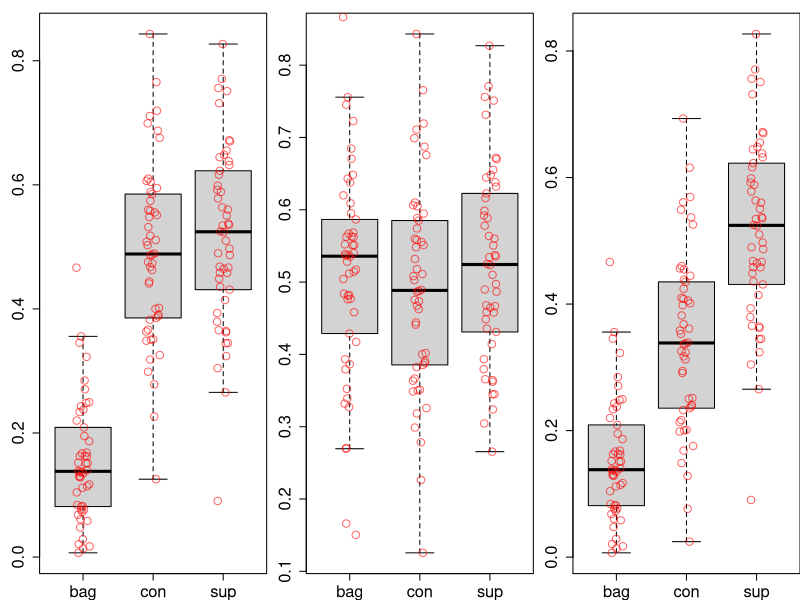
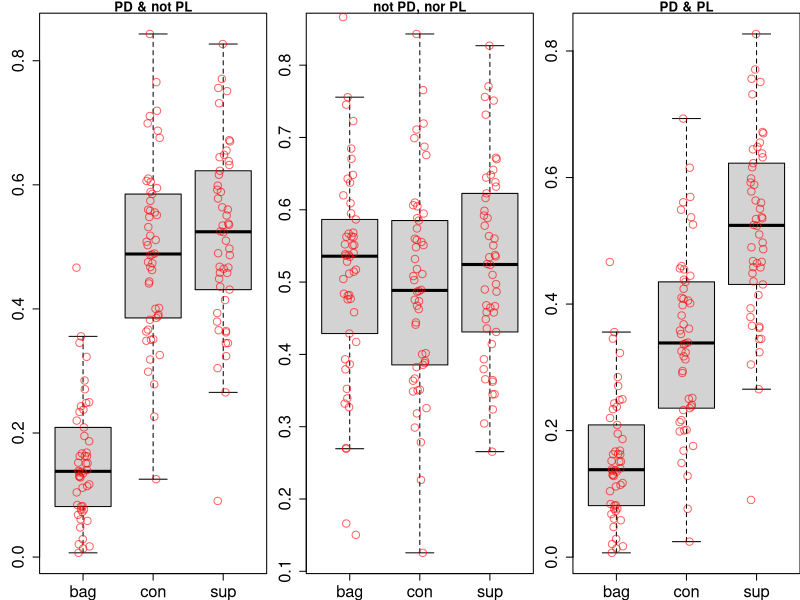

The R source for these figures, in order:
## ---- chunk 1
library(data.table)

generate_data <- function(n, mean_bag, mean_con, mean_sup, sd, title = ""){
  set.seed(321)
  dt <- data.table(bag = rnorm(n = n, mean = mean_bag, sd = sd),
                   con = rnorm(n = n, mean = mean_con, sd = sd),
                   sup = rnorm(n = n, mean = mean_sup, sd = sd))
  dt2 <- melt(dt, measure.vars = 1:3)
  dt2[, value := abs(value)]
  boxplot(value ~ variable, 
          data = dt2, 
          outline = FALSE, 
          main = title, 
          cex.axis = 1.5)
  stripchart(value ~ variable, data = dt2,
             method = "jitter",
             jitter = 0.1,
             pch = 21,
             col = rgb(1,0,0, alpha = 0.6),
             cex = 1.5,
             vertical = TRUE,
             add = TRUE)
}
par(mfrow = c(1,3), mar = c(b=2,l=3,t=1,r=0))
generate_data(n = 50, mean_bag = 0.1, mean_con = 0.5, mean_sup = 0.5, sd = 0.15)
generate_data(n = 50, mean_bag = 0.5, mean_con = 0.5, mean_sup = 0.5, sd = 0.15)
generate_data(n = 50, mean_bag = 0.1, mean_con = 0.35, mean_sup = 0.5, sd = 0.15)
## ---- chunk 2
par(mfrow = c(1,3), mar = c(b=2,l=3,t=1,r=0))
generate_data(n = 50, mean_bag = 0.1, mean_con = 0.5, mean_sup = 0.5, sd = 0.15, 
              title = "PD & not PL")
generate_data(n = 50, mean_bag = 0.5, mean_con = 0.5, mean_sup = 0.5, sd = 0.15,
              title = "not PD, nor PL")
generate_data(n = 50, mean_bag = 0.1, mean_con = 0.35, mean_sup = 0.5, sd = 0.15,
              title = "PD & PL")
